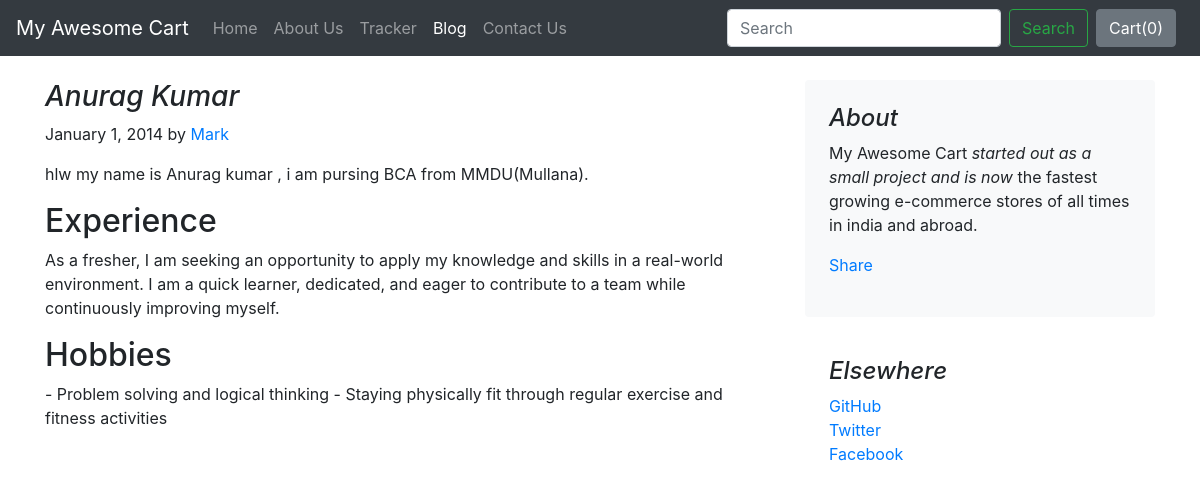
The app's page /blog/blogpost/3 with its own data.
### blog/models.py (models this page shows)
class Blogpost(models.Model):
    post_id = models.AutoField(primary_key=True)
    title = models.CharField(max_length=50)
    head0 = models.CharField(max_length=500, default="")
    chead0 = models.CharField(max_length=5000, default="")
    head1 = models.CharField(max_length=500, default="")
    chead1 = models.CharField(max_length=5000, default="")
    head2 = models.CharField(max_length=500, default="")
    chead2 = models.CharField(max_length=5000, default="")
    pub_date = models.DateField()
    thumbnail = models.ImageField(upload_to='shop/images', default="")
    def __str__(self):
        return self.title

### blog/views.py (the view)
# urls.py: path("blogpost/<int:id>", views.blogpost, name="blogHome")
def blogpost(request, id):
    post = Blogpost.objects.filter(post_id = id)[0]
    print(post)
    return render(request, 'blog/blogpost.html',
                  {'post':post})

### blog/templates/blog/blogpost.html (shortened to what this page needs)
{% extends 'blog/basic.html' %}
{% block body %}
<div class="container">
    <div class="row mt-4">
        <div class="col-md-8 blog-main">
            <h3 class="font-italic">
                {{post.title}}
            </h3>
            <div class="blog-post">
                <p class="blog-post-meta">January 1, 2014 by <a href="#">Mark</a></p>
                <p>{{post.chead0}}</p>
                <h2>{{post.head1}}</h2>
                <p>{{post.chead1}}</p>
                <h2>{{post.head2}}</h2>
                <p>{{post.chead2}}</p>
            </div>
        </div>
        <aside class="col-md-4 blog-sidebar">
            <div class="p-4 mb-3 bg-light rounded">
                <h4 class="font-italic">About</h4>
                <p class="mb-0">My Awesome Cart <em>started out as a small project and is now</em> the fastest growing e-commerce stores of all times in india and abroad.</p>
                <div class="my-3 fb-share-button" data-href="http://127.0.0.1:8000/blog/blogpost/{{post.post_id}}" data-layout="button_count" data-size="large"><a target="_blank" href="https://www.facebook.com/sharer/sharer.php?u=http%3A%2F%2F127.0.0.1%3A8000%2Fblog%2Fblogpost%2F4&src=sdkpreparse" class="fb-xfbml-parse-ignore">Share</a></div>
            </div>
            <div class="p-4">
                <h4 class="font-italic">Elsewhere</h4>
                <ol class="list-unstyled">
                    <li><a href="#">GitHub</a></li>
                    <li><a href="#">Twitter</a></li>
                    <li><a href="#">Facebook</a></li>
                </ol>
            </div>
        </aside>
    </div>
</div>
{% endblock %}

### records on screen
Blogpost: title "Anurag Kumar", chead0 "hlw my name is Anurag kumar , i am pursing BCA from MMDU(Mullana).", head1 "Experience", chead1 "As a fresher, I am seeking an opportunity to apply my knowledge and skills in a real-world environment. I am a quick learner, dedicated, and eager to contribute to a team while continuously improving myself.", head2 "Hobbies", chead2 "- Problem solving and logical thinking - Staying physically fit through regular exercise and fitness activities"
